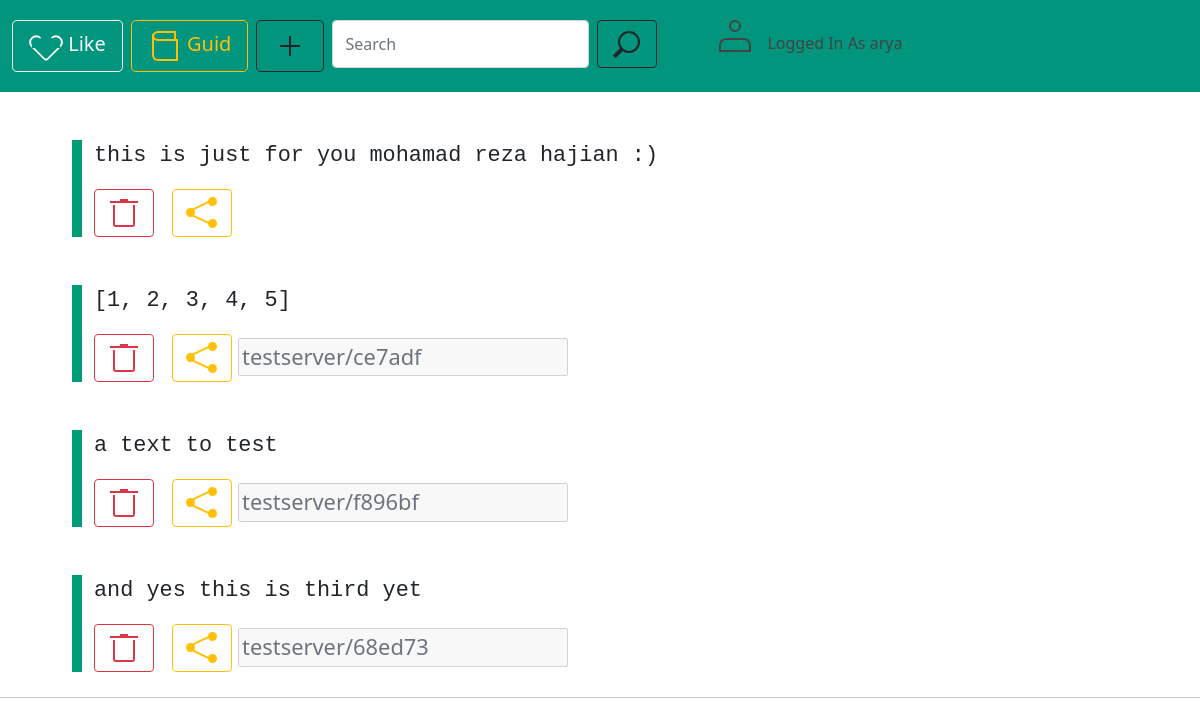
The app's page / (signed in), older data.
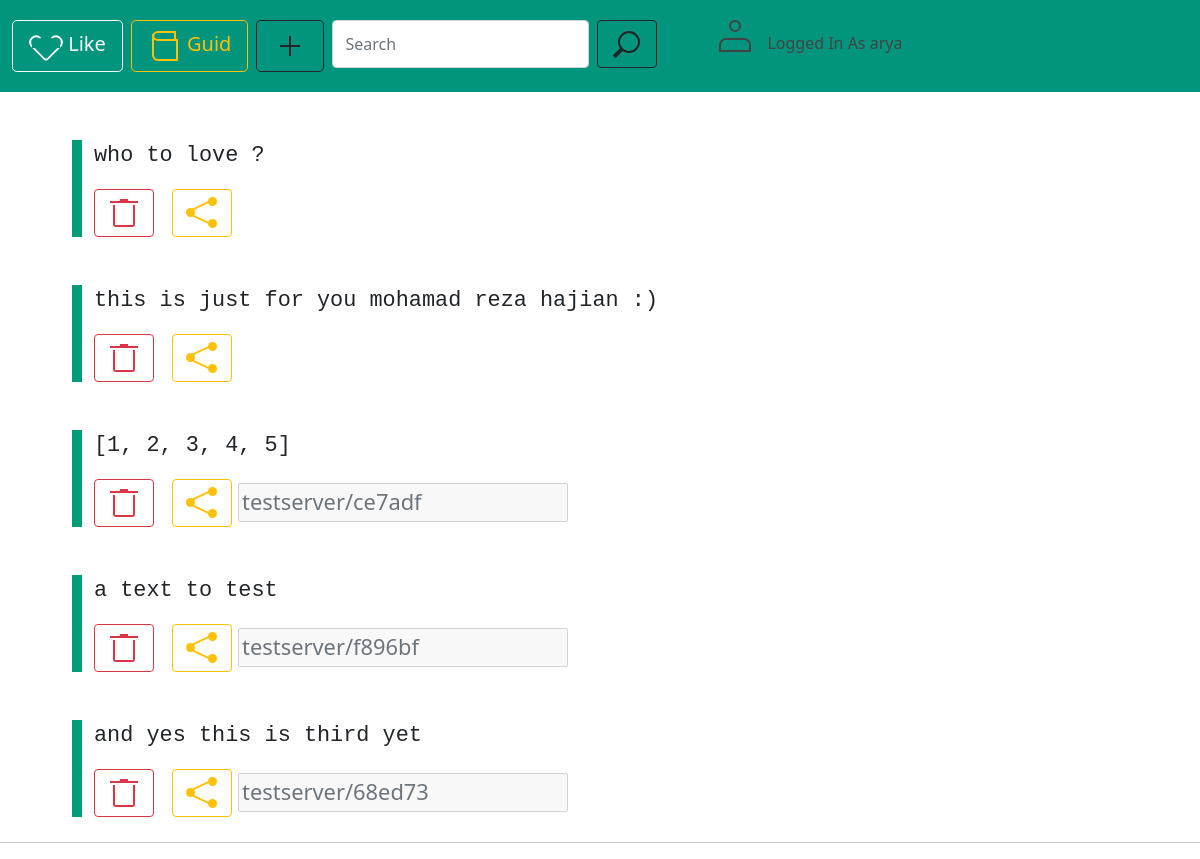
The same page, newer data.
### clipboard/models.py (models this page shows)
class Clipboard(models.Model):
    text = models.TextField()
    author = models.ForeignKey(User, on_delete=CASCADE)
    link = models.CharField(max_length=6, null=True)
    def __str__(self) -> str:
        return self.text

### clipboard/views.py (the view, shortened to what this page needs)
# urls.py: path('', views.index),
def index(request):
    colors = [
        '#FF6F61;',
        '#6B5B95',
        '#009B77',
        '#DD4124',
        '#45B8AC',
        '#EFC050',
        '#7FCDCD',
    ]
    if(request.user.is_authenticated):
        text = Clipboard.objects.filter(author=request.user).order_by('-id')
    return render(request, 'index.html',
    {
        'text': text,
        'qcolor': colors[random.randint(0, len(colors)-1)]
    })

### clipboard/templates/index.html (shortened to what this page needs)
<html>
    <head>
        {% load static %}
        <link rel="stylesheet" href="{% static 'style/bootstrap/css/bootstrap.min.css' %}">
        <link rel="stylesheet" href="{% static 'style/clipboard.css' %}">
        <link rel="stylesheet" href="{% static 'style/icono.min.css' %}">
    </head>
    <body>
        <nav class="navbar" style="background-color: #01957d;">
            <div class="container-fluid justify-content-start">
                <a href="/support">
                    <button class="btn btn-outline-light me-2 btn-lg" type="button">
                        <span class="icono-heart"></span>
                        Like
                    </button>
                </a>
                <a href="/guide">
                    <button type="button" class="btn btn-outline-warning me-2 btn-lg">
                        <span class="icono-book"></span>
                        Guid
                    </button>
                </a>
                <a href="/add">
                    <button type="button" class="btn btn-outline-dark me-2 btn-lg">
                        <span class="icono-plus"></span>
                    </button>
                </a>
                <form class="d-flex me-5" style="margin-top: 1%;" method="GET" action="/search">
                    <input class="form-control me-2" type="text" placeholder="Search" name="text">
                    <button type="submit" class="btn btn-outline-dark"><span class="icono-search"></span></button>
                </form>
                <div class="navbar-nav justify-content-end me-1">
                    {% if user.is_authenticated %}
                    <a href="/logout" class="d-flex btn">
                        <span class="me-3 icono-user" style="color: #444444;"></span>
                        <p style="margin-top: 6%; color: #444444;">Logged In As {{ user.username }}</p>
                    </a>
                    {% else %}
                    <div class="d-flex">
                        <span class="me-3 icono-user" style="color: #444444;"></span>
                        <a style="margin-top: 6%; color: white;" href="{% url 'login' %}">Click To Log In</a>
                    </div>
                    {% endif %}
                </div>
            </div>
        </nav>
        {% for texts in text %}
        <div style="border-left-color: {{ qcolor }};" class="board">
            <form method="POST">
            <pre style="white-space: pre-line; word-wrap: break-word; text-align: justify; margin-right: 2%;">{{texts}}</pre>
                <a class="btn btn-outline-danger" href="/action/delete?id={{texts.id}}">
                    <span class="icono-trash"></span>
                </a>
            <a href="/action/share?id={{ texts.id }}" style="margin-left: 1%;" type="submit" class="btn btn-outline-warning">
                <span class="icono-share"></span>
            </a>
            <input disabled type="text" class="form-text" style="visibility: {% if texts.link|length > 0%} visabe; {% else %} hidden; {% endif %}" value="{{ request.get_host }}/{{ texts.link }}">
            </form>
        </div>
        {% endfor %}
        <hr>
    </body>
</html>

### static/style/clipboard.css (style rules this page uses)
.board { padding-left: 1%; margin-left: 6%; margin-top: 4%; margin-bottom: 1%; background-color: #fff; border-left-style: solid; border-width: 10px; font-size: 25px; }

Row changes from the older to the newer data that the page shows:
added Clipboard: text "who to love ?"
